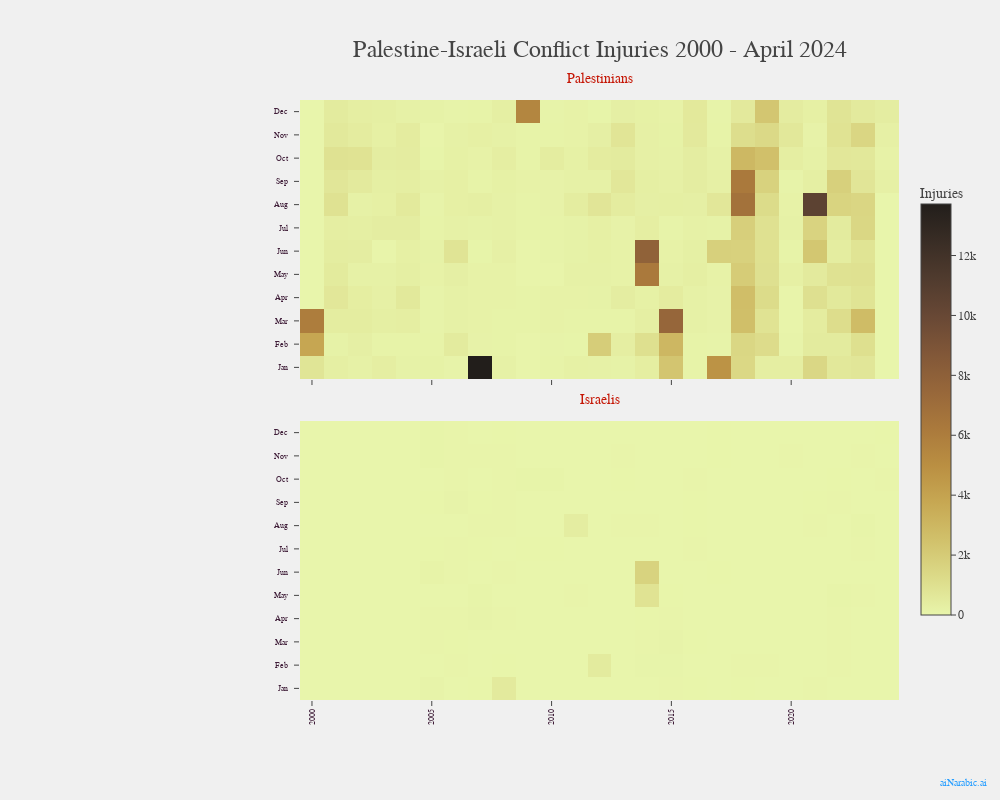

Notebook source saved alongside this figure:
### Code cell
choice=HC.Injuries
heatmap = Heatmap(df = csv_df, choice= choice, cmap = "turbid") 
heatmap.show()

### Figure 1 — Plotly figure (JSON) as saved in the notebook; plotly's stock layout.template omitted (floating-point values rounded to 4 significant figures; data arrays with more than 128 entries replaced by an {"elided": "..."} marker saying what was removed)
{"data": [{"coloraxis": "coloraxis", "hoverongaps": false, "hovertemplate": "Year: %{x}<br>Month: %{y}<br>Count: %{z}<extra></extra>", "type": "heatmap", "x": ["2000", "2001", "2002", "2003", "2004", "2005", "2006", "2007", "2008", "2009", "2010", "2011", "2012", "2013", "2014", "2015", "2016", "2017", "2018", "2019", "2020", "2021", "2022", "2023", "2024"], "xaxis": "x", "y": ["Jan", "Feb", "Mar", "Apr", "May", "Jun", "Jul", "Aug", "Sep", "Oct", "Nov", "Dec"], "yaxis": "y", "z": {"elided": "12x25 int values"}}, {"coloraxis": "coloraxis", "hoverongaps": false, "hovertemplate": "Year: %{x}<br>Month: %{y}<br>Count: %{z}<extra></extra>", "type": "heatmap", "x": ["2000", "2001", "2002", "2003", "2004", "2005", "2006", "2007", "2008", "2009", "2010", "2011", "2012", "2013", "2014", "2015", "2016", "2017", "2018", "2019", "2020", "2021", "2022", "2023", "2024"], "xaxis": "x2", "y": ["Jan", "Feb", "Mar", "Apr", "May", "Jun", "Jul", "Aug", "Sep", "Oct", "Nov", "Dec"], "yaxis": "y2", "z": {"elided": "12x25 int values"}}], "layout": {"annotations": [{"font": {"color": "#C51605", "size": 14}, "showarrow": false, "text": "Palestinians", "x": 0.5, "xref": "paper", "y": 1.05, "yref": "paper"}, {"font": {"color": "#C51605", "size": 14}, "showarrow": false, "text": "Israelis", "x": 0.5, "xref": "paper", "y": 0.5, "yref": "paper"}, {"align": "left", "font": {"color": "#279EFF", "size": 10}, "showarrow": false, "text": "aiNarabic.ai", "x": 1.15, "xref": "paper", "y": -0.15, "yref": "paper"}], "coloraxis": {"cmax": 13720, "cmin": 0, "colorbar": {"len": 0.75, "tickmode": "auto", "ticks": "outside", "ticktext": ["Low", "Medium", "High"], "title": {"side": "top", "text": "Injuries"}, "y": 0.5}, "colorscale": [[0, "rgb(232, 245, 171)"], [0.09091, "rgb(220, 219, 137)"], [0.1818, "rgb(209, 193, 107)"], [0.2727, "rgb(199, 168, 83)"], [0.3636, "rgb(186, 143, 66)"], [0.4545, "rgb(170, 121, 60)"], [0.5455, "rgb(151, 103, 58)"], [0.6364, "rgb(129, 87, 56)"], [0.7273, "rgb(104, 72, 53)"], [0.8182, "rgb(80, 59, 46)"], [0.9091, "rgb(57, 45, 37)"], [1, "rgb(34, 30, 27)"]]}, "height": 800, "hovermode": "closest", "margin": {"b": 100, "l": 300, "t": 100}, "title": {"font": {"family": "bold", "size": 24}, "pad": {"b": 10}, "text": "Palestine-Israeli Conflict Injuries 2000 - April 2024", "x": 0.6, "xanchor": "center", "y": 0.95, "yanchor": "top"}, "width": 1000, "xaxis": {"anchor": "y", "domain": [0, 1], "matches": "x2", "showticklabels": false}, "xaxis2": {"anchor": "y2", "constrain": "domain", "domain": [0, 1], "tickangle": -90, "tickfont": {"color": "#3F1D38", "size": 8}, "zeroline": false}, "yaxis": {"anchor": "x", "domain": [0.535, 1.0], "tickfont": {"color": "#3F1D38", "size": 8}, "ticksuffix": "  ", "zeroline": false}, "yaxis2": {"anchor": "x2", "domain": [0, 0.465], "tickfont": {"color": "#3F1D38", "size": 8}, "ticksuffix": "  ", "zeroline": false}}}
